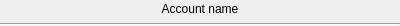
<?xml version="1.0" encoding="UTF-8"?>
<ui version="4.0">
 <class>AccountFrame</class>
 <widget class="QFrame" name="AccountFrame">
  <property name="geometry">
   <rect>
    <x>0</x>
    <y>0</y>
    <width>400</width>
    <height>26</height>
   </rect>
  </property>
  <property name="windowTitle">
   <string>AccountFrame</string>
  </property>
  <layout class="QVBoxLayout" name="layout">
   <property name="margin">
    <number>0</number>
   </property>
   <item>
    <widget class="QLabel" name="labelAccountName">
     <property name="text">
      <string>Account name</string>
     </property>
     <property name="alignment">
      <set>Qt::AlignCenter</set>
     </property>
    </widget>
   </item>
   <item>
    <widget class="Line" name="line">
     <property name="orientation">
      <enum>Qt::Horizontal</enum>
     </property>
    </widget>
   </item>
  </layout>
 </widget>
 <layoutdefault spacing="6" margin="11"/>
 <resources/>
 <connections/>
</ui>
